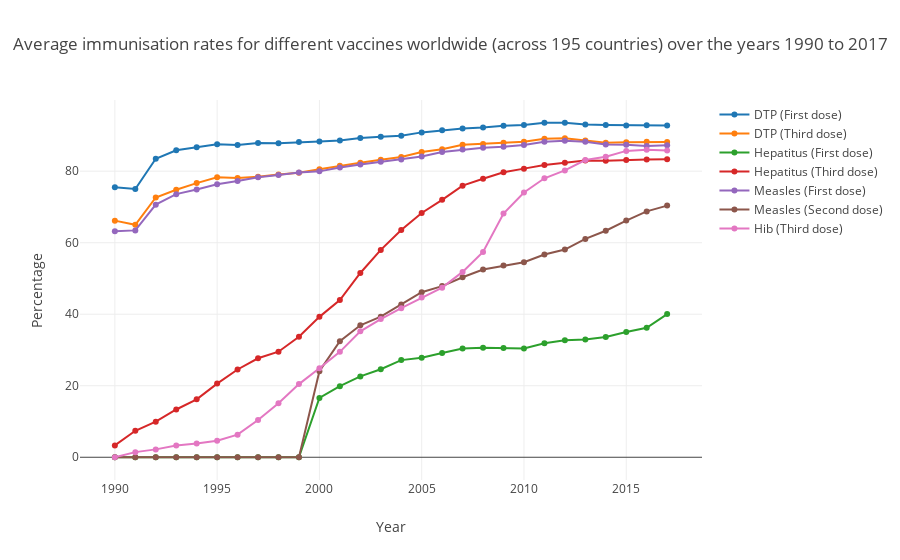

Notebook code cell kept with this figure:
### Markdown cell above
### 4.1 The Basics
Let's start our analysis by plotting a simple line graph. The dataset contains the figures from 1980 onwards. But since the values are quite sparse across the countries between the years 1980 to 1989, thus the data is analysed from 1990 onwards. The line graph shows the average immunisation rates for different vaccines across 195 countries over the years 1990 to 2016. The calculations are done on year-wise basis. The average rate for each vaccine is calculated across 195 countries for each year. 

Let's take an example to see how the calculations are done. For the year 1990, the average rate of <i>DTP1 vaccine</i> (i.e., first dose of DTP vaccine) across 195 countries is calculated by taking the mean of vaccination rate across 195 countries. This value is plotted as the average vaccination rate for first dose of DTP vaccine against the year 1990. In the same way, the average vaccine rate for first dose of DTP is calculated for the years 1991, 1992, 1993, and so on. 
Similarly, all the average vaccination values are calculated for each of the seven vaccines year-wise from the year 1990 till 2016.

### Code cell
# Plotting line graph

year = list(range(1990,2018))
Y_DTP1, Y_DTP3, Y_HepBB, Y_HepB3, Y_MCV1, Y_MCV2, Y_Hib3 = [], [], [], [], [], [], []
Y_avg_immunisation = []

# Calculating average immunisation rates for different vaccines across 195 countries over the years 1990 to 2016
for i in year:
    Y_DTP1 += [DTP1_data[str(i)].mean()]
    Y_DTP3 += [DTP3_data[str(i)].mean()]
    Y_HepBB += [HepBB_data[str(i)].mean()]
    Y_HepB3 += [HepB3_data[str(i)].mean()]
    Y_MCV1 += [MCV1_data[str(i)].mean()]
    Y_MCV2 += [MCV2_data[str(i)].mean()]
    Y_Hib3 += [Hib3_data[str(i)].mean()]

# Calculating the average immunisation rate across 195 countries over the years 1990 to 2016
for i in range(0,27):
    Y_avg_immunisation += [(Y_DTP1[i] + Y_DTP3[i] + Y_HepBB[i] + Y_HepB3[i] + Y_MCV1[i] + Y_MCV2[i] + Y_Hib3[i])/7]

# Plotting line graph of average immunisation rates for different vaccines    
plt.figure(figsize=(15,7))
trace1 = go.Scatter(x = year, y = Y_DTP1, mode = 'lines+markers', name = 'DTP (First dose)')
trace2 = go.Scatter(x = year, y = Y_DTP3, mode = 'lines+markers', name = 'DTP (Third dose)')
trace3 = go.Scatter(x = year, y = Y_HepBB, mode = 'lines+markers', name = 'Hepatitus (First dose)')
trace4 = go.Scatter(x = year, y = Y_HepB3, mode = 'lines+markers', name = 'Hepatitus (Third dose)')
trace5 = go.Scatter(x = year, y = Y_MCV1, mode = 'lines+markers', name = 'Measles (First dose)')
trace6 = go.Scatter(x = year, y = Y_MCV2, mode = 'lines+markers', name = 'Measles (Second dose)')
trace7 = go.Scatter(x = year, y = Y_Hib3, mode = 'lines+markers', name = 'Hib (Third dose)')

data = [trace1, trace2, trace3, trace4, trace5, trace6, trace7]
layout=go.Layout(title='Average immunisation rates for different vaccines worldwide (across 195 countries) over the years 1990 to 2017', xaxis={'title':'Year'}, yaxis={'title':'Percentage'})
figure=go.Figure(data=data,layout=layout)
iplot(figure, filename='line-mode')

### Figure 1 — Plotly figure (JSON) as saved in the notebook; plotly's stock layout.template omitted (floating-point values rounded to 4 significant figures)
{"data": [{"mode": "lines+markers", "name": "DTP (First dose)", "type": "scatter", "uid": "1eeba5c0-c10b-459d-b633-fe1836700b1a", "x": [1990, 1991, 1992, 1993, 1994, 1995, 1996, 1997, 1998, 1999, 2000, 2001, 2002, 2003, 2004, 2005, 2006, 2007, 2008, 2009, 2010, 2011, 2012, 2013, 2014, 2015, 2016, 2017], "y": [75.49, 75.03, 83.49, 85.86, 86.72, 87.56, 87.35, 87.92, 87.81, 88.14, 88.32, 88.56, 89.3, 89.64, 89.93, 90.86, 91.49, 91.97, 92.19, 92.73, 92.9, 93.54, 93.55, 93.09, 92.92, 92.82, 92.85, 92.76]}, {"mode": "lines+markers", "name": "DTP (Third dose)", "type": "scatter", "uid": "7da78619-5b6d-42ed-b638-478a2283cd55", "x": [1990, 1991, 1992, 1993, 1994, 1995, 1996, 1997, 1998, 1999, 2000, 2001, 2002, 2003, 2004, 2005, 2006, 2007, 2008, 2009, 2010, 2011, 2012, 2013, 2014, 2015, 2016, 2017], "y": [66.17, 65.01, 72.65, 74.81, 76.68, 78.28, 78.1, 78.46, 79.08, 79.56, 80.55, 81.52, 82.34, 83.17, 84, 85.39, 86.14, 87.37, 87.62, 87.98, 88.24, 89.05, 89.2, 88.6, 87.98, 88.1, 88.25, 88.19]}, {"mode": "lines+markers", "name": "Hepatitus (First dose)", "type": "scatter", "uid": "8da835b5-aa69-421c-9436-9792bbd78696", "x": [1990, 1991, 1992, 1993, 1994, 1995, 1996, 1997, 1998, 1999, 2000, 2001, 2002, 2003, 2004, 2005, 2006, 2007, 2008, 2009, 2010, 2011, 2012, 2013, 2014, 2015, 2016, 2017], "y": [0, 0, 0, 0, 0, 0, 0, 0, 0, 0, 16.58, 19.89, 22.62, 24.62, 27.17, 27.83, 29.18, 30.38, 30.65, 30.56, 30.4, 31.87, 32.7, 32.94, 33.61, 35.04, 36.2, 40.04]}, {"mode": "lines+markers", "name": "Hepatitus (Third dose)", "type": "scatter", "uid": "f49a5abf-f95c-4b07-8f70-b599d3be054b", "x": [1990, 1991, 1992, 1993, 1994, 1995, 1996, 1997, 1998, 1999, 2000, 2001, 2002, 2003, 2004, 2005, 2006, 2007, 2008, 2009, 2010, 2011, 2012, 2013, 2014, 2015, 2016, 2017], "y": [3.313, 7.395, 9.954, 13.36, 16.21, 20.6, 24.54, 27.68, 29.52, 33.69, 39.26, 43.96, 51.53, 57.99, 63.54, 68.31, 71.98, 75.96, 77.9, 79.72, 80.72, 81.76, 82.35, 83.03, 82.92, 83.16, 83.28, 83.38]}, {"mode": "lines+markers", "name": "Measles (First dose)", "type": "scatter", "uid": "7e749c29-f693-498d-91ba-88f3a930868c", "x": [1990, 1991, 1992, 1993, 1994, 1995, 1996, 1997, 1998, 1999, 2000, 2001, 2002, 2003, 2004, 2005, 2006, 2007, 2008, 2009, 2010, 2011, 2012, 2013, 2014, 2015, 2016, 2017], "y": [63.19, 63.45, 70.65, 73.58, 74.91, 76.33, 77.28, 78.32, 78.96, 79.62, 79.96, 81.04, 81.88, 82.63, 83.28, 84.14, 85.39, 86.07, 86.55, 86.86, 87.32, 88.23, 88.51, 88.26, 87.45, 87.42, 87.05, 87.25]}, {"mode": "lines+markers", "name": "Measles (Second dose)", "type": "scatter", "uid": "2543531d-8ab1-4cf3-820a-f3688b4f499f", "x": [1990, 1991, 1992, 1993, 1994, 1995, 1996, 1997, 1998, 1999, 2000, 2001, 2002, 2003, 2004, 2005, 2006, 2007, 2008, 2009, 2010, 2011, 2012, 2013, 2014, 2015, 2016, 2017], "y": [0, 0, 0, 0, 0, 0, 0, 0, 0, 0, 24.08, 32.44, 36.9, 39.3, 42.74, 46.16, 47.87, 50.34, 52.51, 53.62, 54.56, 56.69, 58.09, 61.06, 63.35, 66.18, 68.76, 70.38]}, {"mode": "lines+markers", "name": "Hib (Third dose)", "type": "scatter", "uid": "647447f5-459b-4232-9571-7ca43496a5f0", "x": [1990, 1991, 1992, 1993, 1994, 1995, 1996, 1997, 1998, 1999, 2000, 2001, 2002, 2003, 2004, 2005, 2006, 2007, 2008, 2009, 2010, 2011, 2012, 2013, 2014, 2015, 2016, 2017], "y": [0, 1.431, 2.2, 3.272, 3.846, 4.631, 6.313, 10.44, 15.11, 20.46, 24.88, 29.47, 35.21, 38.65, 41.69, 44.65, 47.44, 51.84, 57.44, 68.17, 74.03, 78.02, 80.21, 83.13, 84.06, 85.69, 86.04, 85.79]}], "layout": {"title": "Average immunisation rates for different vaccines worldwide (across 195 countries) over the years 1990 to 2017", "xaxis": {"title": "Year"}, "yaxis": {"title": "Percentage"}}}
